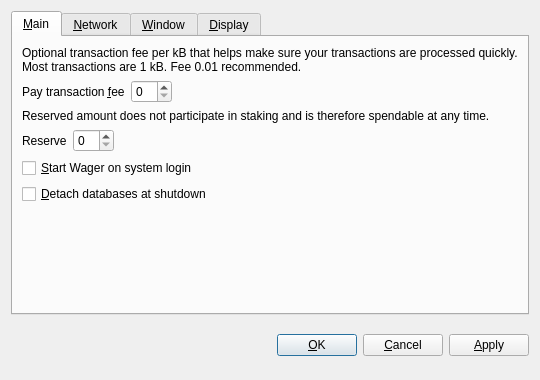
<?xml version="1.0" encoding="UTF-8"?>
<ui version="4.0">
 <class>OptionsDialog</class>
 <widget class="QDialog" name="OptionsDialog">
  <property name="geometry">
   <rect>
    <x>0</x>
    <y>0</y>
    <width>540</width>
    <height>380</height>
   </rect>
  </property>
  <property name="windowTitle">
   <string>Options</string>
  </property>
  <property name="modal">
   <bool>true</bool>
  </property>
  <layout class="QVBoxLayout" name="verticalLayout">
   <item>
    <widget class="QTabWidget" name="tabWidget">
     <property name="tabPosition">
      <enum>QTabWidget::North</enum>
     </property>
     <property name="currentIndex">
      <number>0</number>
     </property>
     <widget class="QWidget" name="tabMain">
      <attribute name="title">
       <string>&amp;Main</string>
      </attribute>
      <layout class="QVBoxLayout" name="verticalLayout_Main">
       <item>
        <widget class="QLabel" name="transactionFeeInfoLabel">
         <property name="text">
          <string>Optional transaction fee per kB that helps make sure your transactions are processed quickly. Most transactions are 1 kB. Fee 0.01 recommended.</string>
         </property>
         <property name="textFormat">
          <enum>Qt::PlainText</enum>
         </property>
         <property name="wordWrap">
          <bool>true</bool>
         </property>
        </widget>
       </item>
       <item>
        <layout class="QHBoxLayout" name="horizontalLayoutFee">
         <item>
          <widget class="QLabel" name="transactionFeeLabel">
           <property name="text">
            <string>Pay transaction &amp;fee</string>
           </property>
           <property name="textFormat">
            <enum>Qt::PlainText</enum>
           </property>
           <property name="buddy">
            <cstring>transactionFee</cstring>
           </property>
          </widget>
         </item>
         <item>
          <widget class="BitcoinAmountField" name="transactionFee"/>
         </item>
         <item>
          <spacer name="horizontalSpacerFee">
           <property name="orientation">
            <enum>Qt::Horizontal</enum>
           </property>
           <property name="sizeHint" stdset="0">
            <size>
             <width>40</width>
             <height>20</height>
            </size>
           </property>
          </spacer>
         </item>
        </layout>
       </item>
       <item>
        <widget class="QLabel" name="reserveBalanceInfoLabel">
         <property name="text">
          <string>Reserved amount does not participate in staking and is therefore spendable at any time.</string>
         </property>
         <property name="textFormat">
          <enum>Qt::PlainText</enum>
         </property>
         <property name="wordWrap">
          <bool>true</bool>
         </property>
        </widget>
       </item>
       <item>
        <layout class="QHBoxLayout" name="horizontalLayoutReserveBalance">
         <item>
          <widget class="QLabel" name="reserveBalanceLabel">
           <property name="text">
            <string>Reserve</string>
           </property>
           <property name="textFormat">
            <enum>Qt::PlainText</enum>
           </property>
           <property name="buddy">
            <cstring>reserveBalance</cstring>
           </property>
          </widget>
         </item>
         <item>
          <widget class="BitcoinAmountField" name="reserveBalance"/>
         </item>
         <item>
          <spacer name="horizontalSpacerReserveBalance">
           <property name="orientation">
            <enum>Qt::Horizontal</enum>
           </property>
           <property name="sizeHint" stdset="0">
            <size>
             <width>40</width>
             <height>20</height>
            </size>
           </property>
          </spacer>
         </item>
        </layout>
       </item>
       <item>
        <widget class="QCheckBox" name="bitcoinAtStartup">
         <property name="toolTip">
          <string>Automatically start Wager after logging in to the system.</string>
         </property>
         <property name="text">
          <string>&amp;Start Wager on system login</string>
         </property>
        </widget>
       </item>
       <item>
        <widget class="QCheckBox" name="detachDatabases">
         <property name="toolTip">
          <string>Detach block and address databases at shutdown. This means they can be moved to another data directory, but it slows down shutdown. The wallet is always detached.</string>
         </property>
         <property name="text">
          <string>&amp;Detach databases at shutdown</string>
         </property>
        </widget>
       </item>
       <item>
        <spacer name="verticalSpacer_Main">
         <property name="orientation">
          <enum>Qt::Vertical</enum>
         </property>
         <property name="sizeHint" stdset="0">
          <size>
           <width>20</width>
           <height>40</height>
          </size>
         </property>
        </spacer>
       </item>
      </layout>
     </widget>
     <widget class="QWidget" name="tabNetwork">
      <attribute name="title">
       <string>&amp;Network</string>
      </attribute>
      <layout class="QVBoxLayout" name="verticalLayout_Network">
       <item>
        <widget class="QCheckBox" name="mapPortUpnp">
         <property name="toolTip">
          <string>Automatically open the Wager client port on the router. This only works when your router supports UPnP and it is enabled.</string>
         </property>
         <property name="text">
          <string>Map port using &amp;UPnP</string>
         </property>
        </widget>
       </item>
       <item>
        <widget class="QCheckBox" name="connectSocks">
         <property name="toolTip">
          <string>Connect to the Wager network through a SOCKS proxy (e.g. when connecting through Tor).</string>
         </property>
         <property name="text">
          <string>&amp;Connect through SOCKS proxy:</string>
         </property>
        </widget>
       </item>
       <item>
        <layout class="QHBoxLayout" name="horizontalLayout_Network">
         <item>
          <widget class="QLabel" name="proxyIpLabel">
           <property name="text">
            <string>Proxy &amp;IP:</string>
           </property>
           <property name="textFormat">
            <enum>Qt::PlainText</enum>
           </property>
           <property name="buddy">
            <cstring>proxyIp</cstring>
           </property>
          </widget>
         </item>
         <item>
          <widget class="QValidatedLineEdit" name="proxyIp">
           <property name="maximumSize">
            <size>
             <width>140</width>
             <height>16777215</height>
            </size>
           </property>
           <property name="toolTip">
            <string>IP address of the proxy (e.g. 127.0.0.1)</string>
           </property>
          </widget>
         </item>
         <item>
          <widget class="QLabel" name="proxyPortLabel">
           <property name="text">
            <string>&amp;Port:</string>
           </property>
           <property name="textFormat">
            <enum>Qt::PlainText</enum>
           </property>
           <property name="buddy">
            <cstring>proxyPort</cstring>
           </property>
          </widget>
         </item>
         <item>
          <widget class="QLineEdit" name="proxyPort">
           <property name="maximumSize">
            <size>
             <width>55</width>
             <height>16777215</height>
            </size>
           </property>
           <property name="toolTip">
            <string>Port of the proxy (e.g. 9050)</string>
           </property>
          </widget>
         </item>
         <item>
          <widget class="QLabel" name="socksVersionLabel">
           <property name="text">
            <string>SOCKS &amp;Version:</string>
           </property>
           <property name="textFormat">
            <enum>Qt::PlainText</enum>
           </property>
           <property name="buddy">
            <cstring>socksVersion</cstring>
           </property>
          </widget>
         </item>
         <item>
          <widget class="QValueComboBox" name="socksVersion">
           <property name="toolTip">
            <string>SOCKS version of the proxy (e.g. 5)</string>
           </property>
          </widget>
         </item>
         <item>
          <spacer name="horizontalSpacer_Network">
           <property name="orientation">
            <enum>Qt::Horizontal</enum>
           </property>
           <property name="sizeHint" stdset="0">
            <size>
             <width>40</width>
             <height>20</height>
            </size>
           </property>
          </spacer>
         </item>
        </layout>
       </item>
       <item>
        <spacer name="verticalSpacer_Network">
         <property name="orientation">
          <enum>Qt::Vertical</enum>
         </property>
         <property name="sizeHint" stdset="0">
          <size>
           <width>20</width>
           <height>40</height>
          </size>
         </property>
        </spacer>
       </item>
      </layout>
     </widget>
     <widget class="QWidget" name="tabWindow">
      <attribute name="title">
       <string>&amp;Window</string>
      </attribute>
      <layout class="QVBoxLayout" name="verticalLayout_Window">
       <item>
        <widget class="QCheckBox" name="minimizeToTray">
         <property name="toolTip">
          <string>Show only a tray icon after minimizing the window.</string>
         </property>
         <property name="text">
          <string>&amp;Minimize to the tray instead of the taskbar</string>
         </property>
        </widget>
       </item>
       <item>
        <widget class="QCheckBox" name="minimizeOnClose">
         <property name="toolTip">
          <string>Minimize instead of exit the application when the window is closed. When this option is enabled, the application will be closed only after selecting Quit in the menu.</string>
         </property>
         <property name="text">
          <string>M&amp;inimize on close</string>
         </property>
        </widget>
       </item>
       <item>
        <spacer name="verticalSpacer_Window">
         <property name="orientation">
          <enum>Qt::Vertical</enum>
         </property>
         <property name="sizeHint" stdset="0">
          <size>
           <width>20</width>
           <height>40</height>
          </size>
         </property>
        </spacer>
       </item>
      </layout>
     </widget>
     <widget class="QWidget" name="tabDisplay">
      <attribute name="title">
       <string>&amp;Display</string>
      </attribute>
      <layout class="QVBoxLayout" name="verticalLayout_Display">
       <item>
        <layout class="QHBoxLayout" name="horizontalLayout_1_Display">
         <item>
          <widget class="QLabel" name="langLabel">
           <property name="text">
            <string>User Interface &amp;language:</string>
           </property>
           <property name="textFormat">
            <enum>Qt::PlainText</enum>
           </property>
           <property name="buddy">
            <cstring>lang</cstring>
           </property>
          </widget>
         </item>
         <item>
          <widget class="QValueComboBox" name="lang">
           <property name="toolTip">
            <string>The user interface language can be set here. This setting will take effect after restarting Wager.</string>
           </property>
          </widget>
         </item>
        </layout>
       </item>
       <item>
        <layout class="QHBoxLayout" name="horizontalLayout_2_Display">
         <item>
          <widget class="QLabel" name="unitLabel">
           <property name="text">
            <string>&amp;Unit to show amounts in:</string>
           </property>
           <property name="textFormat">
            <enum>Qt::PlainText</enum>
           </property>
           <property name="buddy">
            <cstring>unit</cstring>
           </property>
          </widget>
         </item>
         <item>
          <widget class="QValueComboBox" name="unit">
           <property name="toolTip">
            <string>Choose the default subdivision unit to show in the interface and when sending coins.</string>
           </property>
          </widget>
         </item>
        </layout>
       </item>
       <item>
        <widget class="QCheckBox" name="displayAddresses">
         <property name="toolTip">
          <string>Whether to show Wager addresses in the transaction list or not.</string>
         </property>
         <property name="text">
          <string>&amp;Display addresses in transaction list</string>
         </property>
        </widget>
       </item>
       <item>
        <widget class="QCheckBox" name="coinControlFeatures">
         <property name="toolTip">
          <string>Whether to show coin control features or not.</string>
         </property>
         <property name="text">
          <string>Display coin &amp;control features (experts only!)</string>
         </property>
        </widget>
       </item>
       <item>
        <spacer name="verticalSpacer_Display">
         <property name="orientation">
          <enum>Qt::Vertical</enum>
         </property>
         <property name="sizeHint" stdset="0">
          <size>
           <width>20</width>
           <height>40</height>
          </size>
         </property>
        </spacer>
       </item>
      </layout>
     </widget>
    </widget>
   </item>
   <item>
    <layout class="QHBoxLayout" name="horizontalLayout_Buttons">
     <item>
      <spacer name="horizontalSpacer_1">
       <property name="orientation">
        <enum>Qt::Horizontal</enum>
       </property>
       <property name="sizeHint" stdset="0">
        <size>
         <width>40</width>
         <height>48</height>
        </size>
       </property>
      </spacer>
     </item>
     <item>
      <widget class="QLabel" name="statusLabel">
       <property name="font">
        <font>
         <weight>75</weight>
         <bold>true</bold>
        </font>
       </property>
       <property name="text">
        <string/>
       </property>
       <property name="textFormat">
        <enum>Qt::PlainText</enum>
       </property>
       <property name="wordWrap">
        <bool>true</bool>
       </property>
      </widget>
     </item>
     <item>
      <spacer name="horizontalSpacer_2">
       <property name="orientation">
        <enum>Qt::Horizontal</enum>
       </property>
       <property name="sizeHint" stdset="0">
        <size>
         <width>40</width>
         <height>48</height>
        </size>
       </property>
      </spacer>
     </item>
     <item>
      <widget class="QPushButton" name="okButton">
       <property name="text">
        <string>&amp;OK</string>
       </property>
      </widget>
     </item>
     <item>
      <widget class="QPushButton" name="cancelButton">
       <property name="text">
        <string>&amp;Cancel</string>
       </property>
       <property name="autoDefault">
        <bool>false</bool>
       </property>
      </widget>
     </item>
     <item>
      <widget class="QPushButton" name="applyButton">
       <property name="text">
        <string>&amp;Apply</string>
       </property>
       <property name="autoDefault">
        <bool>false</bool>
       </property>
      </widget>
     </item>
    </layout>
   </item>
  </layout>
 </widget>
 <customwidgets>
  <customwidget>
   <class>BitcoinAmountField</class>
   <extends>QSpinBox</extends>
   <header>bitcoinamountfield.h</header>
  </customwidget>
  <customwidget>
   <class>QValueComboBox</class>
   <extends>QComboBox</extends>
   <header>qvaluecombobox.h</header>
  </customwidget>
  <customwidget>
   <class>QValidatedLineEdit</class>
   <extends>QLineEdit</extends>
   <header>qvalidatedlineedit.h</header>
  </customwidget>
 </customwidgets>
 <resources/>
 <connections/>
</ui>
